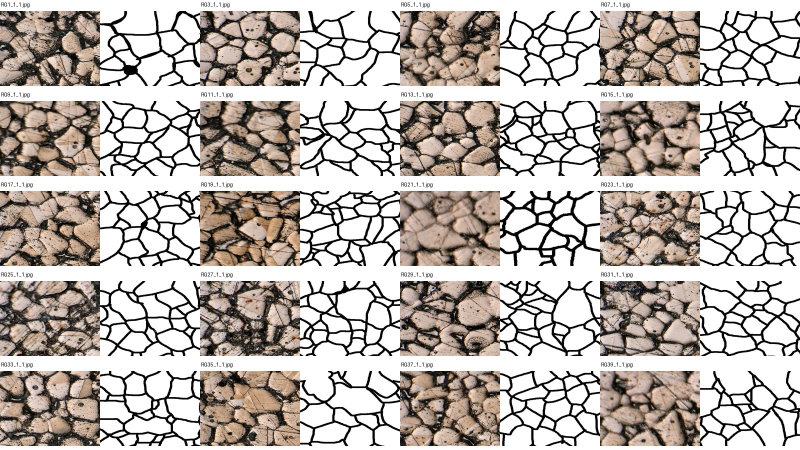
#> input picture runs/review15/data_audit/contact_sheet_initial.jpg, 1600 x 900 px (shown at 1/2 size); its folder holds only this picture in this run
$ python -i data.py   (imports and definitions only)   (older library calls are emulated)
#> lines starting #> are read from the running program, lines starting #| are printed output that depends on the picture
"""데이터 로딩, 전처리, 학습용 증강."""
import json
import math
import re
from pathlib import Path

import cv2
import numpy as np
import torch
from PIL import Image
from torch.utils.data import Dataset

CLASSES = ['Al', 'Al3Ni', 'Primary Si', 'Eutectic Si']
MASK_RGB = np.array([(153, 127, 76), (25, 76, 153), (76, 178, 76), (204, 204, 204)], np.uint8)
PAT = re.compile(r'A(\d+)_step(\d)_sample(\d)')

# 정규화된 [0,1] 입력을 모델 입력 분포로 옮길 때 쓰는 값
IN_MEAN, IN_STD = 0.5, 0.25
IGNORE = 255   # 손실에서 빼는 픽셀 (cutout으로 가린 곳). 정답 마스크에는 없는 값


# [5 lines left out: function rgb_to_label, not called in this run]


def label_to_rgb(lab):
    return MASK_RGB[lab]


# [52 lines left out: functions normalize, load_split, make_folds, load_cv, scale_for, not called in this run]


def to_input(img):
    return ((img - IN_MEAN) / IN_STD).astype(np.float32)


# 9단계 입력 채널: 어두운 가는 구조 강조. 정규화 값은 학습 사진 10장에서 잰 평균·표준편차
# (상별 평균: Eutectic Si는 black top-hat 0.28 / ridge 0.52로 Al3Ni 0.09 / 0.19보다 3배 가량 높다)
FEAT_MEAN, FEAT_STD = (0.066, 0.136), (0.112, 0.185)
_BH_KERNEL = cv2.getStructuringElement(cv2.MORPH_ELLIPSE, (7, 7))


def ridge_filter(img, sigmas=(1.0, 2.0)):
    """어두운 선 강조 (Hessian 최대 고윳값, 크기 보정 σ²). 어두운 선을 가로지르는 방향의 2차 미분이 양수로 크다."""
    out = np.zeros_like(img)
    for s in sigmas:
        g = cv2.GaussianBlur(img, (0, 0), s)
        xx, yy = cv2.Sobel(g, cv2.CV_32F, 2, 0, ksize=3), cv2.Sobel(g, cv2.CV_32F, 0, 2, ksize=3)
        xy = cv2.Sobel(g, cv2.CV_32F, 1, 1, ksize=3)
        lam = (xx + yy) / 2 + np.sqrt(((xx - yy) / 2) ** 2 + xy ** 2)
        out = np.maximum(out, s * s * np.maximum(lam, 0))
    return out


def to_input_feats(img):
    """[3,H,W] 입력 (9단계): 정규화 밝기 + black top-hat(7×7, 어두운 가는 구조) + ridge(선 모양).
    Eutectic Si는 1~4px 어두운 선이라 주변과 섞여 중간 회색으로 찍히는데(부분 부피), 두 필터는 이를 직접 드러낸다."""
    img = np.ascontiguousarray(img, dtype=np.float32)
    bh = cv2.morphologyEx(img, cv2.MORPH_BLACKHAT, _BH_KERNEL)
    r = ridge_filter(img)
    return np.stack([to_input(img), (bh - FEAT_MEAN[0]) / FEAT_STD[0], (r - FEAT_MEAN[1]) / FEAT_STD[1]]).astype(np.float32)


# 밝기 증강 확률. default: 지금까지 쓴 값 / lean: nnU-Net v2 기본값에 가깝게 낮춤 (4단계)
INTENSITY_P = {'default': dict(gamma=0.8, contrast=0.8, illum=0.5, blur=0.2, noise=0.3),
               'lean': dict(gamma=0.3, contrast=0.15, illum=0.15, blur=0.2, noise=0.1)}


# [19 lines left out: function augment_intensity, not called in this run]


def class_medians(img, lab):
    """상별 중간 밝기. 없거나 너무 적은 상은 nan."""
    return np.array([np.median(img[lab == c]) if (lab == c).sum() >= 20 else np.nan for c in range(4)], np.float32)


# [50 lines left out: functions phase_anchored_mapping, simulate_lowres, elastic_deform, cutout, not called in this run]


class CropDataset(Dataset):
    """이미지마다 무작위 위치·크기·각도로 crop을 뽑는 학습용 데이터셋.

    4단계 증강 옵션 (모두 기본값이면 3단계까지와 동일):
    - rot='rot90': 임의 각도 대신 90° 회전·반전만 (보간으로 가는 구조가 흐려지는 것 방지)
    - policy='lean': nnU-Net식 낮은 확률의 밝기 증강 + 회전·크기 변환도 20% 확률로만
    - hm: 상 기준점 단조 매핑 확률 (목표 사진의 절반은 저대비 사진에서 고름)
    - lowres: 저해상도 흉내 확률
    - no_int: 밝기 증강 끄기
    - copypaste: 다른 crop의 Primary Si·Al3Ni 덩어리를 테두리 2px와 함께 붙여넣을 확률
    - skel: Eutectic Si 뼈대 띠(skeleton tube)를 함께 반환 (Skeleton Recall 손실용)
    7단계 옵션: elastic(탄성 변형 확률), cutout(일부 가리기 확률). mixup·cutmix는 배치 단위라 train.py에서 한다.
    9단계 옵션: hard(오답 위치 중심으로 자를 확률), hard_maps(사진별 오답 지도 폴더, <이름>.png, 0이 아니면 오답)
    """

    # [15 lines left out: function __init__, not called in this run]

    def __len__(self):
        return len(self.data) * self.spi

    # [91 lines left out: functions _warp, _copy_paste, __getitem__, signed_distance, not called in this run]


def worker_init_fn(worker_id):
    np.random.seed((torch.initial_seed() + worker_id) % (1 << 32))

>>> import cv2
>>> picture = cv2.imread('../runs/review15/data_audit/contact_sheet_initial.jpg')
#> picture is the input picture: shape (900, 1600, 3); mean B, G, R 173.3, 178.8, 186.2
>>> result = to_input_feats(picture)
#> in to_input_feats, `bh = cv2.morphologyEx(img, cv2.MORPH_BLACKHAT, _BH_KERNEL)`:
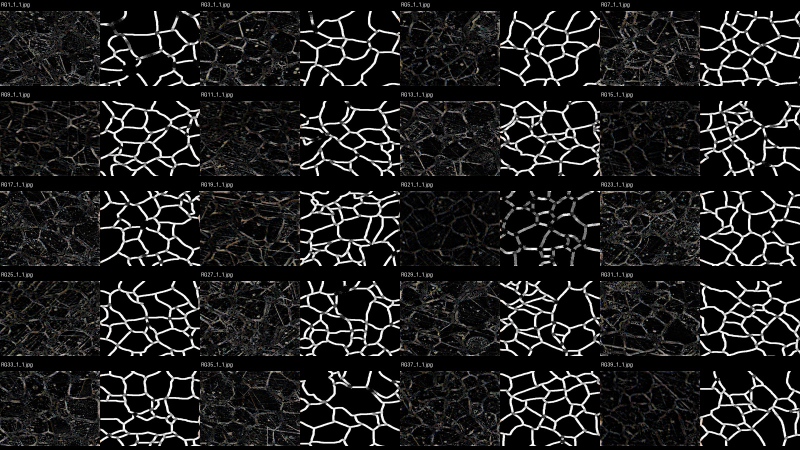
#> bh: shape (900, 1600, 3) float32 (shown at 1/2 size); mean B, G, R 29.2, 29.4, 29.6
#> the loop in ridge_filter, `for s in sigmas:` made 2 passes
#> pass 1, in ridge_filter, `xx, yy = cv2.Sobel(g, cv2.CV_32F, 2, 0, ksize=3), cv2.Sobel(g, cv2.CV_..`:
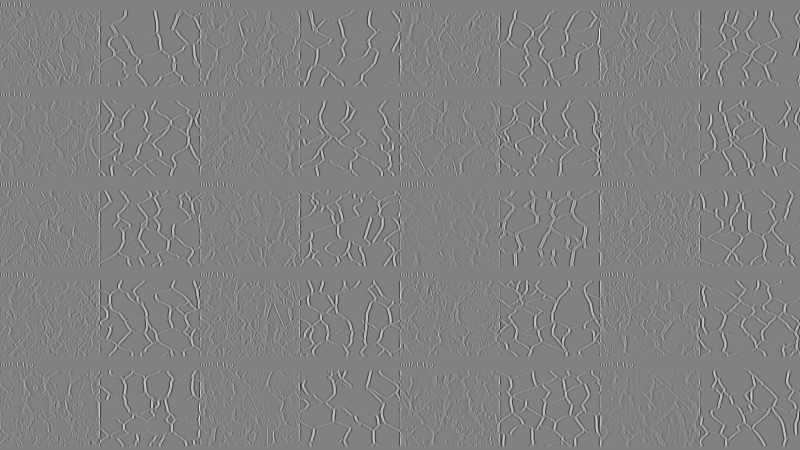
#> xx: shape (900, 1600, 3) float32 (shown at 1/2 size); mean B, G, R 0, 0, 0; drawn with min black and max white
#> pass 1, in ridge_filter, `xx, yy = cv2.Sobel(g, cv2.CV_32F, 2, 0, ksize=3), cv2.Sobel(g, cv2.CV_..`:
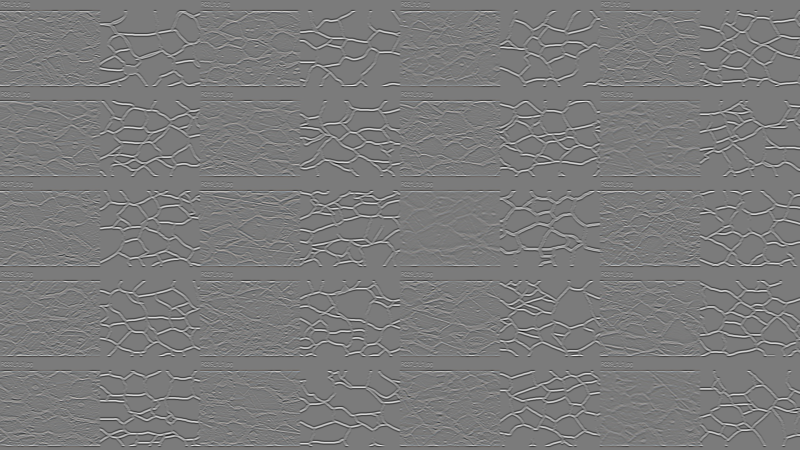
#> yy: shape (900, 1600, 3) float32 (shown at 1/2 size); mean B, G, R 0, 0, 0; drawn with min black and max white
#> pass 1, in ridge_filter, `xy = cv2.Sobel(g, cv2.CV_32F, 1, 1, ksize=3)`:
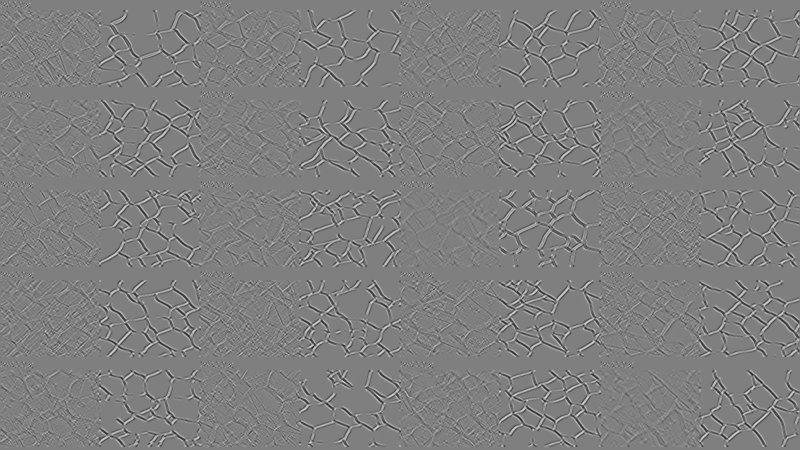
#> xy: shape (900, 1600, 3) float32 (shown at 1/2 size); mean B, G, R 0, 0, 0; drawn with min black and max white
#> after the loop in ridge_filter, `for s in sigmas:`:
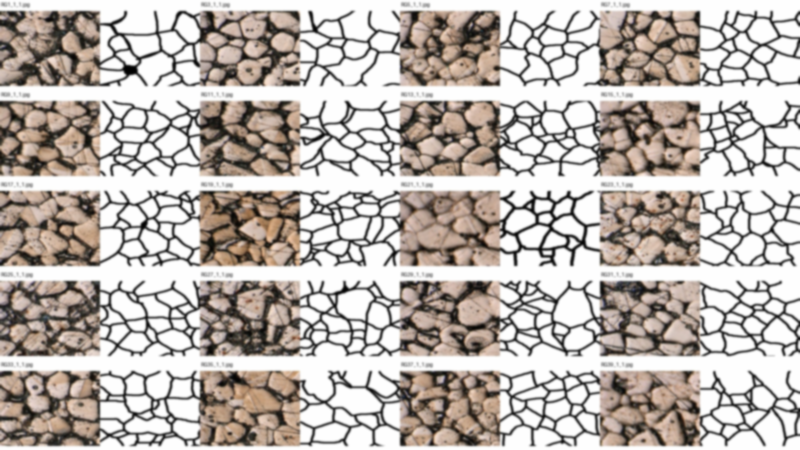
#> g: shape (900, 1600, 3) float32 (shown at 1/2 size); mean B, G, R 173.6, 179.1, 186.6
#> after the loop in ridge_filter, `for s in sigmas:`:
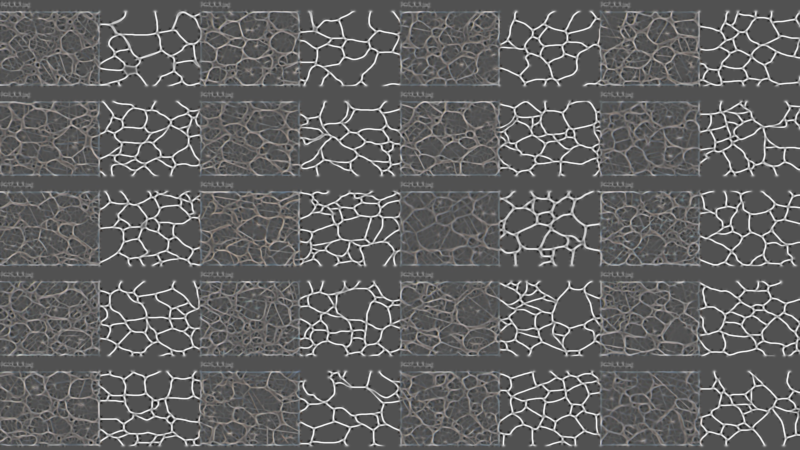
#> lam: shape (900, 1600, 3) float32 (shown at 1/2 size); mean B, G, R 10.1, 10.2, 10.4; drawn with min black and max white
#> after the loop in ridge_filter, `for s in sigmas:`:
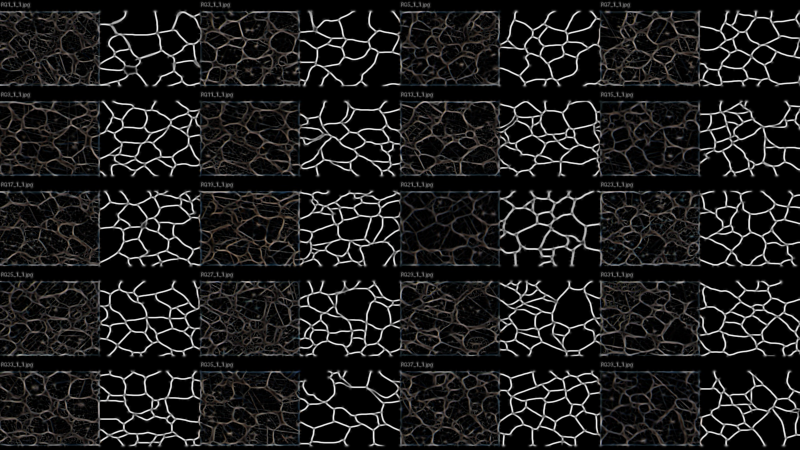
#> out: shape (900, 1600, 3) float32 (shown at 1/2 size); mean B, G, R 46.9, 47.2, 48; drawn with min black and max white
